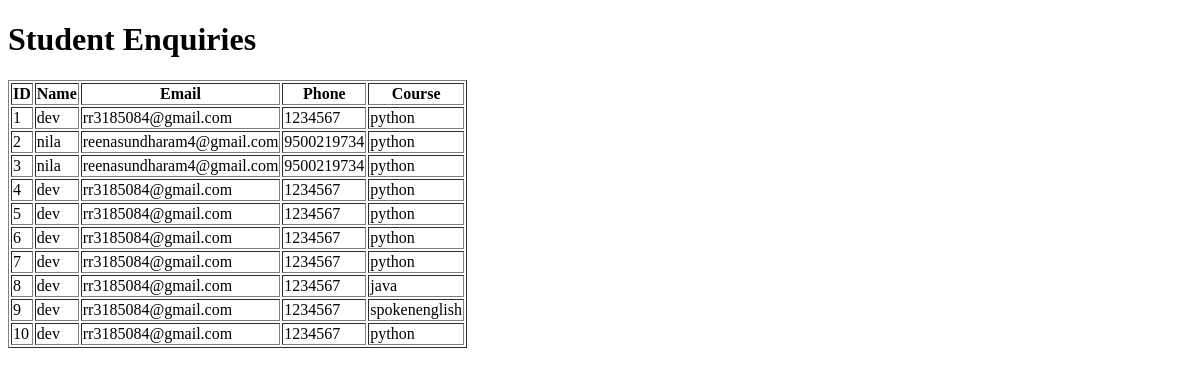
/admin, run on an earlier commit of the app's database.
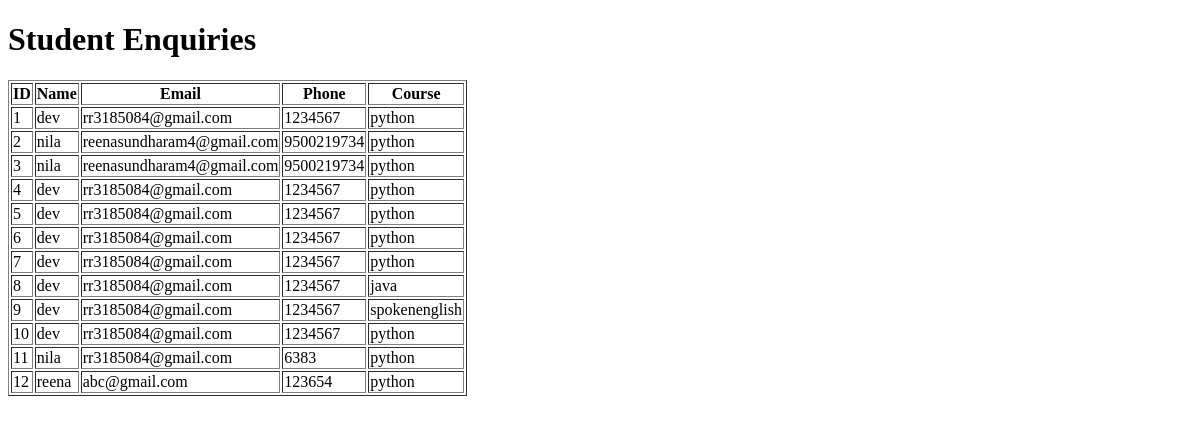
And on a later commit of the database.
### tables this page shows
CREATE TABLE enquiries(
        id INTEGER PRIMARY KEY AUTOINCREMENT,
        name TEXT,
        email TEXT,
        phone TEXT,
        course TEXT
    );

### app.py (the view)
@app.route('/admin')
def admin():
    conn = sqlite3.connect('academy.db')
    cur = conn.cursor()
    cur.execute("SELECT * FROM enquiries")
    data = cur.fetchall()
    conn.close()
    return render_template('admin.html', data=data)

### templates/admin.html (shortened to what this page needs)
<!DOCTYPE html>
<html>
<head>
</head>
<body>
<h1>Student Enquiries</h1>
<table border="1">
<tr>
    <th>ID</th>
    <th>Name</th>
    <th>Email</th>
    <th>Phone</th>
    <th>Course</th>
</tr>
{% for row in data %}
<tr>
    <td>{{ row[0] }}</td>
    <td>{{ row[1] }}</td>
    <td>{{ row[2] }}</td>
    <td>{{ row[3] }}</td>
    <td>{{ row[4] }}</td>
</tr>
{% endfor %}
</table>
</body>
</html>

What changed in the data, as far as the page shows it:
added enquiries: id "11", name "nila", email "rr3185084@gmail.com", phone "6383", course "python"
added enquiries: id "12", name "reena", email "abc@gmail.com", phone "123654", course "python"
